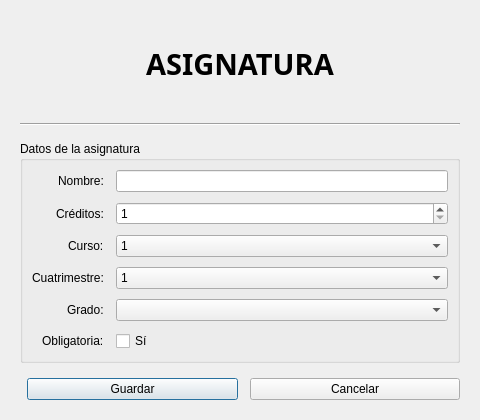
<?xml version="1.0" encoding="UTF-8"?>
<ui version="4.0">
 <class>AsignaturaDialog</class>
 <widget class="QDialog" name="AsignaturaDialog">
  <property name="geometry">
   <rect>
    <x>0</x>
    <y>0</y>
    <width>480</width>
    <height>420</height>
   </rect>
  </property>
  <property name="windowTitle">
   <string>Asignatura</string>
  </property>
  <property name="modal">
   <bool>true</bool>
  </property>

  <layout class="QVBoxLayout" name="verticalLayout">
   <property name="leftMargin"><number>20</number></property>
   <property name="topMargin"><number>20</number></property>
   <property name="rightMargin"><number>20</number></property>
   <property name="bottomMargin"><number>20</number></property>
   <property name="spacing"><number>15</number></property>

   <!-- TÍTULO -->
   <item>
    <widget class="QLabel" name="lblTitulo">
     <property name="font">
      <font>
       <family>Dubai</family>
       <pointsize>22</pointsize>
       <bold>true</bold>
      </font>
     </property>
     <property name="text">
      <string>ASIGNATURA</string>
     </property>
     <property name="alignment">
      <set>Qt::AlignCenter</set>
     </property>
    </widget>
   </item>

   <!-- SEPARADOR VISUAL -->
   <item>
    <widget class="QFrame" name="lineSeparator">
     <property name="frameShape">
      <enum>QFrame::HLine</enum>
     </property>
     <property name="frameShadow">
      <enum>QFrame::Sunken</enum>
     </property>
    </widget>
   </item>

   <!-- FORMULARIO -->
   <item>
    <widget class="QGroupBox" name="groupDatos">
     <property name="title">
      <string>Datos de la asignatura</string>
     </property>

     <layout class="QFormLayout" name="formLayout">
      <property name="labelAlignment">
       <set>Qt::AlignRight</set>
      </property>
      <property name="horizontalSpacing"><number>12</number></property>
      <property name="verticalSpacing"><number>10</number></property>

      <item row="0" column="0">
       <widget class="QLabel" name="lblNombre">
        <property name="text">
         <string>Nombre:</string>
        </property>
       </widget>
      </item>
      <item row="0" column="1">
       <widget class="QLineEdit" name="txt_nombre"/>
      </item>

      <item row="1" column="0">
       <widget class="QLabel" name="lblCreditos">
        <property name="text">
         <string>Créditos:</string>
        </property>
       </widget>
      </item>
      <item row="1" column="1">
       <widget class="QSpinBox" name="sp_creditos">
        <property name="minimum"><number>1</number></property>
        <property name="maximum"><number>30</number></property>
       </widget>
      </item>

      <item row="2" column="0">
       <widget class="QLabel" name="lblCurso">
        <property name="text">
         <string>Curso:</string>
        </property>
       </widget>
      </item>
      <item row="2" column="1">
       <widget class="QComboBox" name="cb_curso">
        <item><property name="text"><string>1</string></property></item>
        <item><property name="text"><string>2</string></property></item>
        <item><property name="text"><string>3</string></property></item>
        <item><property name="text"><string>4</string></property></item>
       </widget>
      </item>

      <item row="3" column="0">
       <widget class="QLabel" name="lblCuatrimestre">
        <property name="text">
         <string>Cuatrimestre:</string>
        </property>
       </widget>
      </item>
      <item row="3" column="1">
       <widget class="QComboBox" name="cb_cuatrimestre">
        <item><property name="text"><string>1</string></property></item>
        <item><property name="text"><string>2</string></property></item>
       </widget>
      </item>

      <item row="4" column="0">
       <widget class="QLabel" name="lblGrado">
        <property name="text">
         <string>Grado:</string>
        </property>
       </widget>
      </item>
      <item row="4" column="1">
       <widget class="QComboBox" name="cb_grado"/>
      </item>

      <item row="5" column="0">
       <widget class="QLabel" name="lblObligatoria">
        <property name="text">
         <string>Obligatoria:</string>
        </property>
       </widget>
      </item>
      <item row="5" column="1">
       <widget class="QCheckBox" name="chk_obligatoria">
        <property name="text">
         <string>Sí</string>
        </property>
       </widget>
      </item>

     </layout>
    </widget>
   </item>

   <!-- BOTONES -->
   <item>
    <layout class="QHBoxLayout" name="buttonsLayout">
     <property name="spacing"><number>12</number></property>

     <item>
      <spacer name="spacerButtons">
       <property name="orientation">
        <enum>Qt::Horizontal</enum>
       </property>
      </spacer>
     </item>

     <item>
      <widget class="QPushButton" name="btn_guardar">
       <property name="minimumWidth">
        <number>100</number>
       </property>
       <property name="text">
        <string>Guardar</string>
       </property>
      </widget>
     </item>

     <item>
      <widget class="QPushButton" name="btn_cancelar">
       <property name="minimumWidth">
        <number>100</number>
       </property>
       <property name="text">
        <string>Cancelar</string>
       </property>
      </widget>
     </item>

    </layout>
   </item>

  </layout>
 </widget>
 <resources/>
 <connections/>
</ui>
